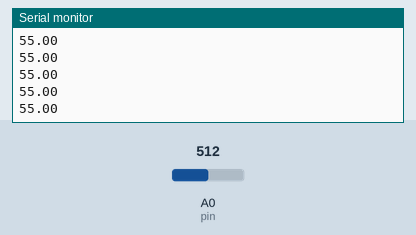
A sketch run on a simulated Arduino Uno, built with avr-gcc and run on an emulated ATmega328P. On the bench: the last lines printed to the serial monitor. The test bench sets the inputs (shaded band); at power-on: A0 (pin) = 512.

Above: at 1.2 s.
1.3 s: A0 (pin) set to 716
At 1.56 s:
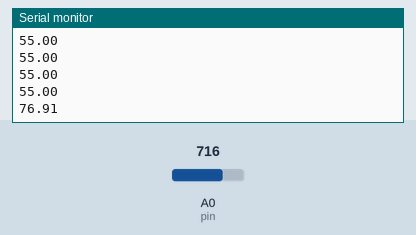
2.8 s: A0 (pin) set to 900
At 2.96 s:
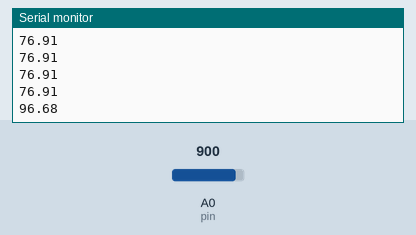
Timing chart, 0 to 5.8 s (numbered marks = the images above; inputs shaded):
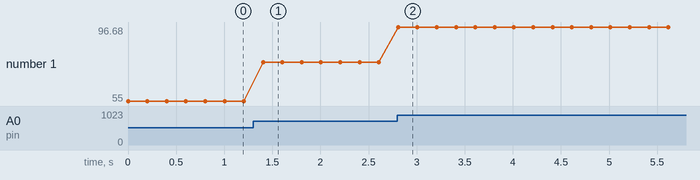

Measured:
- after the input at 1.3 s, the serial monitor: prints a new line after 0.10 s (image 1)
- after the input at 2.8 s, the serial monitor: prints a new line at once (image 2)
- plotted number 1: 55 → 76.91 after the input at 1.3 s, 76.91 → 96.68 after the input at 2.8 s

The sketch:

lm35.ino
```cpp
int pin = 0;

void setup() {
  analogReference(INTERNAL);
  Serial.begin(9600);
}

void loop() {
  float t = (1.1 * analogRead(pin) * 100.0) / 1024;
  Serial.println(t);
  delay(200);
}
```
